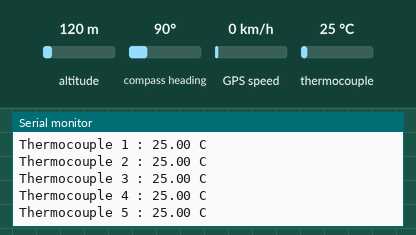
Recording of a sketch running on a simulated ESP32. Shown: the last lines printed to the serial monitor. Inputs (shaded band) come from the test bench; at power-on: GPS speed 0 km/h, thermocouple 25 °C, altitude 120 m, compass heading 90°. The GPS gets a fix after 3 s at 37.7749, -122.4194 with 8 satellites.

Above: at 1.7 s.
1.8 s: GPS speed set to 30 km/h
At 1.89 s:
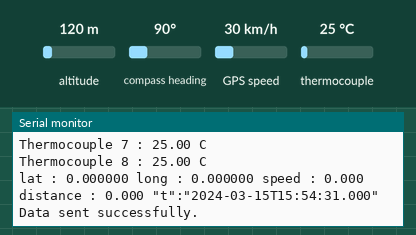
5.9 s: thermocouple set to 150 °C
At 5.99 s:
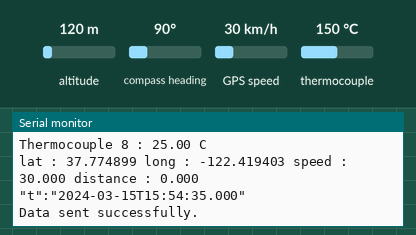
10.0 s: GPS speed set to 2 km/h
At 10.23 s:
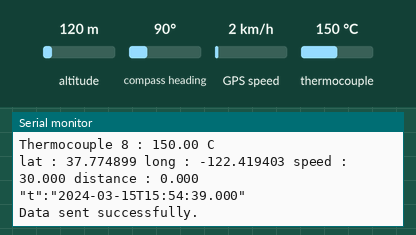
14.1 s: thermocouple set to 6 °C
At 14.43 s:
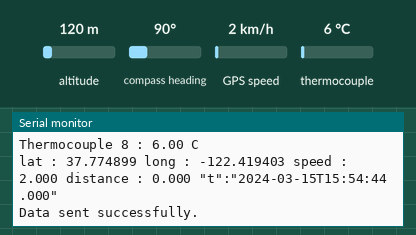
18.2 s: GPS speed set to 118 km/h
At 19.46 s:
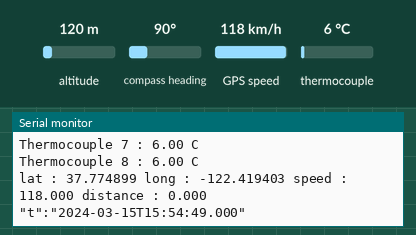
22.3 s: thermocouple set to 225 °C
At 22.5 s:
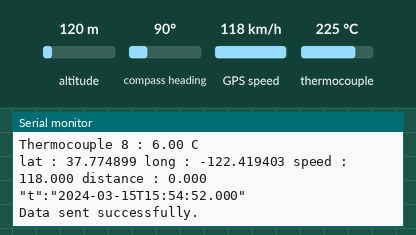
Timing chart, 0 to 25.3 s (numbered marks = the images above; inputs shaded):
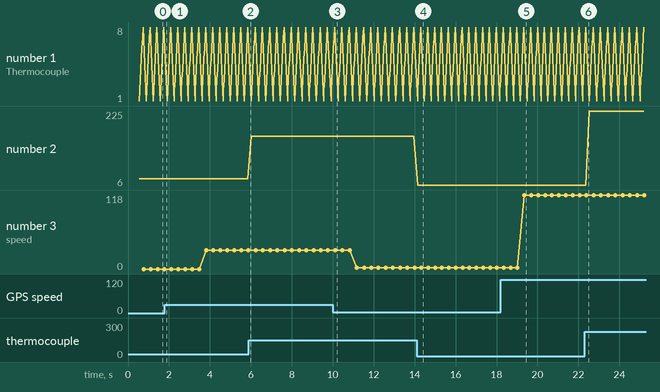

The sketch:

DT_TX.ino
```cpp
#include <TinyGPS++.h>
#include <esp_now.h>
#include <WiFi.h>
#include <SPI.h>
#include "Adafruit_MAX31855.h"
#include <time.h> // Included for accurate epoch time calculations

// ── GPS ───────────────────────────────────────────────────────────────────
HardwareSerial gpsSerial(2);
#define GPS_RX   16
#define GPS_TX   17
#define GPS_BAUD 9600

TinyGPSPlus gps;

float gpsspeed = 0, gpsalt = 0, gpslng = 0, gpslat = 0;
float distance = 0;
float prex1 = 0.0;
float prex2 = 0.0;
// ─────────────────────────────────────────────────────────────────────────

// ---------------- ESP NOW ----------------
uint8_t receiverMacAddress[] = {0x78, 0x21, 0x84, 0x6C, 0xD7, 0x18};

struct __attribute__((packed)) DataPacket {
  float temperature1;
  float temperature2;
  float temperature3;
  float temperature4;
  float temperature5;
  float temperature6;
  float temperature7;
  float temperature8;
  float lati;
  float longi;
  float alti;
  float spped;
  float dist;
  uint16_t year;
  uint8_t month;
  uint8_t day;
  uint8_t hour;
  uint8_t minute;
  uint8_t second;
  uint16_t millisecond; // 2 bytes for 0-999 milliseconds
  uint8_t padding[3];   // 3 empty bytes to force perfect 64-byte Wi-Fi alignment
};

// SPI pins
#define MAXCS1   32
#define MAXCS2   33
#define MAXCS3   25
#define MAXCS4   26
#define MAXCS5   27
#define MAXCS6   5
#define MAXCS7   23
#define MAXCS8   0

#define SPI_SCK   18
#define SPI_MISO  19
#define SPI_MOSI  4

Adafruit_MAX31855 thermocouple1(MAXCS1);
Adafruit_MAX31855 thermocouple2(MAXCS2);
Adafruit_MAX31855 thermocouple3(MAXCS3);
Adafruit_MAX31855 thermocouple4(MAXCS4);
Adafruit_MAX31855 thermocouple5(MAXCS5);
Adafruit_MAX31855 thermocouple6(MAXCS6);
Adafruit_MAX31855 thermocouple7(MAXCS7);
Adafruit_MAX31855 thermocouple8(MAXCS8);

float t1 = 0.0, t2 = 0.0, t3 = 0.0, t4 = 0.0;
float t5 = 0.0, t6 = 0.0, t7 = 0.0, t8 = 0.0;

double calculateDistance(float lat1, float lon1, float lat2, float lon2) {
  double delta  = radians(lon1 - lon2);
  double sdlong = sin(delta);
  double cdlong = cos(delta);
  lat1 = radians(lat1);
  lat2 = radians(lat2);
  double slat1 = sin(lat1);
  double clat1 = cos(lat1);
  double slat2 = sin(lat2);
  double clat2 = cos(lat2);
  delta = (clat1 * slat2) - (slat1 * clat2 * cdlong);
  delta = sq(delta);
  delta += sq(clat2 * sdlong);
  delta = sqrt(delta);
  double denom = (slat1 * slat2) + (clat1 * clat2 * cdlong);
  delta = atan2(delta, denom);
  return delta * 6372795;
}

TaskHandle_t Task1;

void Handle_inputs(void *parameter) {
  for (;;) {
    vTaskDelay(pdMS_TO_TICKS(1));

    while (gpsSerial.available() > 0) {
      if (gps.encode(gpsSerial.read())) {

        if (gps.location.isValid()) {
          gpslat = gps.location.lat();
          gpslng = gps.location.lng();
        }

        if (gps.altitude.isValid())
          gpsalt = gps.altitude.meters();

        if (gps.speed.isValid())
          gpsspeed = gps.speed.kmph();

        if ((gpslat != 0) && (gpslng != 0)) {
          distance += (calculateDistance(gpslat, gpslng, prex1, prex2) / 1000);
          if (distance > 8000) distance = 0;
          prex1 = gpslat;
          prex2 = gpslng;
        }
      }
    }
  }
}

void setup() {
  // Set ESP32 Timezone environment to UTC so mktime behaves predictably
  setenv("TZ", "UTC", 1);
  tzset();

  Serial.begin(9600);
  delay(500);

  // GPS on Serial2
  gpsSerial.begin(GPS_BAUD, SERIAL_8N1, GPS_RX, GPS_TX);

  // SPI
  SPI.begin(SPI_SCK, SPI_MISO, SPI_MOSI);

  int csPins[] = {32, 33, 25, 26, 27, 5,   23, 0};
  for (int i = 0; i < 8; i++) {
    pinMode(csPins[i], OUTPUT);
    digitalWrite(csPins[i], HIGH);
  }

  Serial.println("MAX31855 test");
  Serial.print("Initializing sensors...IPES_TxFixed.ino running");

  if (!thermocouple1.begin()) { Serial.println("ERROR sensor 1"); while (1) delay(10); }
  if (!thermocouple2.begin()) { Serial.println("ERROR sensor 2"); while (1) delay(10); }
  if (!thermocouple3.begin()) { Serial.println("ERROR sensor 3"); while (1) delay(10); }
  if (!thermocouple4.begin()) { Serial.println("ERROR sensor 4"); while (1) delay(10); }
  if (!thermocouple5.begin()) { Serial.println("ERROR sensor 5"); while (1) delay(10); }
  if (!thermocouple6.begin()) { Serial.println("ERROR sensor 6"); while (1) delay(10); }
  if (!thermocouple7.begin()) { Serial.println("ERROR sensor 7"); while (1) delay(10); }
  if (!thermocouple8.begin()) { Serial.println("ERROR sensor 8"); while (1) delay(10); }

  WiFi.mode(WIFI_STA);

  xTaskCreatePinnedToCore(Handle_inputs, "Handle_inputs", 10000, NULL, 2, &Task1, 0);

  if (esp_now_init() != ESP_OK) {
    Serial.println("Error initializing ESP-NOW");
    return;
  }

  esp_now_peer_info_t peerInfo = {};
  memcpy(peerInfo.peer_addr, receiverMacAddress, 6);
  peerInfo.channel = 0;
  peerInfo.encrypt = false;

  if (esp_now_add_peer(&peerInfo) != ESP_OK) {
    Serial.println("Failed to add peer");
    return;
  }

  Serial.println("\nInitialization complete. Ready to send data.");
}

void loop() {
  t1 = thermocouple1.readCelsius();
  t2 = thermocouple2.readCelsius();
  t3 = thermocouple3.readCelsius();
  t4 = thermocouple4.readCelsius();
  t5 = thermocouple5.readCelsius();
  t6 = thermocouple6.readCelsius();
  t7 = thermocouple7.readCelsius();
  t8 = thermocouple8.readCelsius();

  Serial.print("Thermocouple 1 : "); Serial.print(t1); Serial.println(" C");
  Serial.print("Thermocouple 2 : "); Serial.print(t2); Serial.println(" C");
  Serial.print("Thermocouple 3 : "); Serial.print(t3); Serial.println(" C");
  Serial.print("Thermocouple 4 : "); Serial.print(t4); Serial.println(" C");
  Serial.print("Thermocouple 5 : "); Serial.print(t5); Serial.println(" C");
  Serial.print("Thermocouple 6 : "); Serial.print(t6); Serial.println(" C");
  Serial.print("Thermocouple 7 : "); Serial.print(t7); Serial.println(" C");
  Serial.print("Thermocouple 8 : "); Serial.print(t8); Serial.println(" C");

  Serial.print("lat : ");       Serial.print(gpslat, 6);
  Serial.print(" long : ");     Serial.print(gpslng, 6);
  Serial.print(" speed : ");    Serial.print(gpsspeed, 3);
  Serial.print(" distance : "); Serial.print(distance, 3);

  // --- Date and Time Extraction & UTC to IST Conversion ---
  uint16_t ist_year = 0, ist_millisecond = 0;
  uint8_t ist_month = 0, ist_day = 0, ist_hour = 0, ist_min = 0, ist_sec = 0;

  if (gps.date.isValid() && gps.time.isValid() && gps.date.year() > 2000) {
    struct tm t = {0};
    t.tm_year = gps.date.year() - 1900;
    t.tm_mon = gps.date.month() - 1;
    t.tm_mday = gps.date.day();
    t.tm_hour = gps.time.hour();
    t.tm_min = gps.time.minute();
    t.tm_sec = gps.time.second();
    t.tm_isdst = 0;

    // Convert GPS UTC time to Epoch
    time_t utc_epoch = mktime(&t);

    // Add 5 hours and 30 minutes (19800 seconds) for IST
    utc_epoch += 19800;

    // Convert back to structured time
    struct tm *ist = gmtime(&utc_epoch);

    ist_year = ist->tm_year + 1900;
    ist_month = ist->tm_mon + 1;
    ist_day = ist->tm_mday;
    ist_hour = ist->tm_hour;
    ist_min = ist->tm_min;
    ist_sec = ist->tm_sec;

    // Extract centiseconds and convert to milliseconds
    ist_millisecond = gps.time.centisecond() * 10;
  }

  // --- Strict ISO 8601 JSON Formatting ---
  char isoBuffer[40];
  snprintf(isoBuffer, sizeof(isoBuffer), " \"t\":\"%04d-%02d-%02dT%02d:%02d:%02d.%03d\"",
           ist_year, ist_month, ist_day, ist_hour, ist_min, ist_sec, ist_millisecond);

  Serial.println(isoBuffer);

  DataPacket data;
  data.temperature1 = t1;
  data.temperature2 = t2;
  data.temperature3 = t3;
  data.temperature4 = t4;
  data.temperature5 = t5;
  data.temperature6 = t6;
  data.temperature7 = t7;
  data.temperature8 = t8;
  data.lati  = gpslat;
  data.longi = gpslng;
  data.alti  = gpsalt;
  data.spped = gpsspeed;
  data.dist  = distance;

  // Pack converted IST time
  data.year   = ist_year;
  data.month  = ist_month;
  data.day    = ist_day;
  data.hour   = ist_hour;
  data.minute = ist_min;
  data.second = ist_sec;
  data.millisecond = ist_millisecond;

  // Initialize padding bytes to prevent memory garbage
  data.padding[0] = 0;
  data.padding[1] = 0;
  data.padding[2] = 0;

  if (esp_now_send(receiverMacAddress, (uint8_t*)&data, sizeof(data)) != ESP_OK) {
    Serial.println("Error sending data over ESP-NOW");
    return;
  }

  Serial.println("Data sent successfully.");

  delay(10);
}
```

Measured:
- after the input at 14.1 s, the serial monitor: prints a new line at once (image 4)
- after the input at 18.2 s, the serial monitor: prints a new line after 1.2 s (image 5)
- plotted number 2: 25 → 150 after the input at 5.9 s, 6 → 225 after the input at 22.3 s
- plotted number 3: 2 → 118 after the input at 18.2 s
